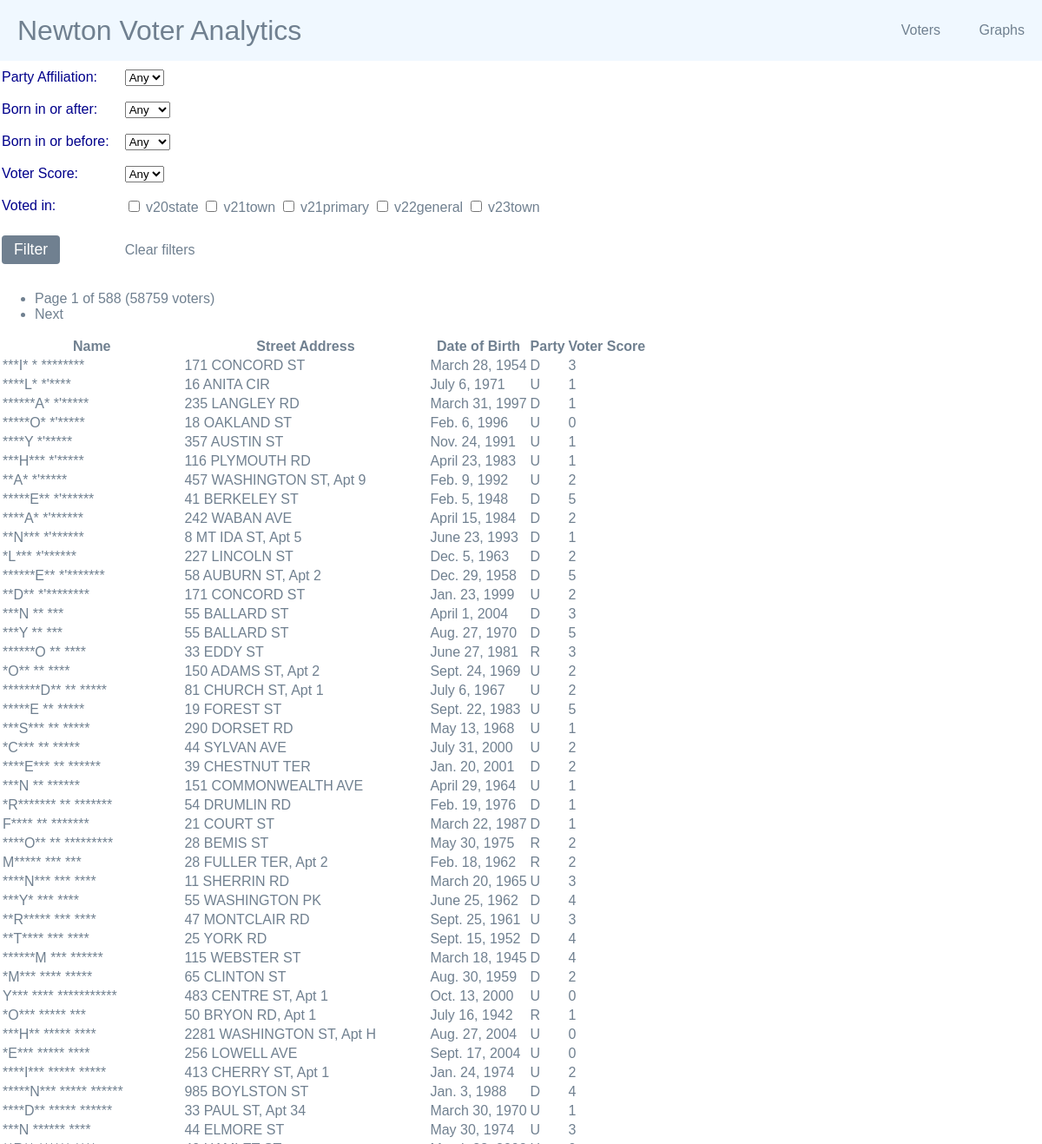
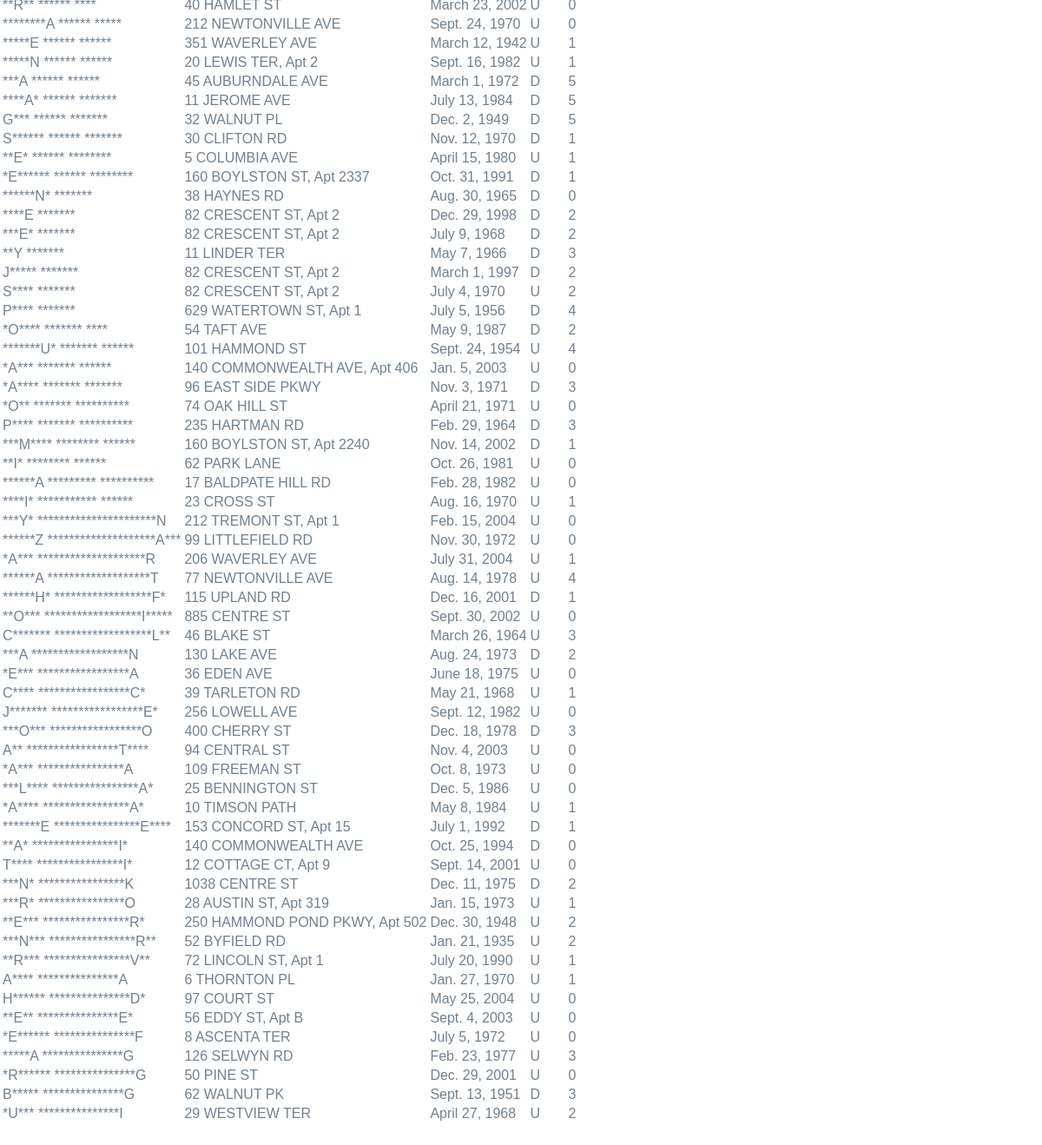
/cs412/voter_analytics/, run on the app's committed database (2 pictures, top to bottom).
### voter_analytics/models.py (models this page shows, shortened)
class Voter(models.Model):
    last_name = models.TextField()
    first_name = models.TextField()
    street_number = models.TextField()
    street_name = models.TextField()
    apartment_number = models.TextField(blank=True)
    zip_code = models.TextField()
    date_of_birth = models.DateField()
    date_of_registration = models.DateField()
    party_affiliation = models.CharField(max_length=2)
    precinct_number = models.TextField()
    v20state = models.BooleanField()
    v21town = models.BooleanField()
    v21primary = models.BooleanField()
    v22general = models.BooleanField()
    v23town = models.BooleanField()
    voter_score = models.IntegerField()
    def get_street_address(self):
        address = f'{self.street_number} {self.street_name}'
        if self.apartment_number:
            address += f', Apt {self.apartment_number}'
        return address

### voter_analytics/views.py (the view)
# urls.py: path('', views.VoterListView.as_view(), name='voters'),
class VoterListView(ListView):
    template_name = 'voter_analytics/voters.html'
    model = Voter
    context_object_name = 'voters'
    paginate_by = 100
    def get_queryset(self):
        voters = super().get_queryset().order_by('last_name', 'first_name')
        get = self.request.GET
        party = get.get('party')
        if party:
            voters = voters.filter(party_affiliation=party)
        min_dob = get.get('min_dob')
        if min_dob:
            voters = voters.filter(date_of_birth__year__gte=int(min_dob))
        max_dob = get.get('max_dob')
        if max_dob:
            voters = voters.filter(date_of_birth__year__lte=int(max_dob))
        voter_score = get.get('voter_score')
        if voter_score:
            voters = voters.filter(voter_score=int(voter_score))
        for election in ELECTIONS:
            if election in get:
                voters = voters.filter(**{election: True})
        return voters
    def get_context_data(self, **kwargs):
        context = super().get_context_data(**kwargs)
        context['parties'] = (Voter.objects.values_list('party_affiliation', flat=True).distinct().order_by('party_affiliation'))
        context['years'] = [str(d.year) for d in Voter.objects.dates('date_of_birth', 'year')]
        context['scores'] = [str(s) for s in range(0, 6)]
        context['elections'] = ELECTIONS
        context['selected'] = self.request.GET
        params = self.request.GET.copy()
        params.pop('page', None)
        context['filter_params'] = params.urlencode()
        return context

### voter_analytics/templates/voter_analytics/voters.html (shortened to what this page needs)
{% extends 'voter_analytics/base.html' %}
{% block content %}
<div class="container">
    <div class="row">
        {% include "voter_analytics/search_form.html" with action_url="voters" %}
    </div>
    <div class="row">
        {% if is_paginated %}
        <ul class="pagination">
            <li>Page {{ page_obj.number }} of {{ page_obj.paginator.num_pages }}
                ({{ page_obj.paginator.count }} voters)</li>
            {% if page_obj.has_next %}
            <li><a href="?{{filter_params}}&page={{ page_obj.next_page_number }}">Next</a></li>
            {% endif %}
        </ul>
        {% endif %}
    </div>
    <div class="row">
        <table>
            <tr>
                <th>Name</th>
                <th>Street Address</th>
                <th>Date of Birth</th>
                <th>Party</th>
                <th>Voter Score</th>
            </tr>
            {% for v in voters %}
            <tr>
                <td><a href="{% url 'voter' v.pk %}">{{v.first_name}} {{v.last_name}}</a></td>
                <td>{{v.get_street_address}}</td>
                <td>{{v.date_of_birth}}</td>
                <td>{{v.party_affiliation}}</td>
                <td>{{v.voter_score}}</td>
            </tr>
            {% empty %}
            <tr><td colspan="5">No voters match these filters.</td></tr>
            {% endfor %}
        </table>
    </div>
</div>
{% endblock %}

### static/styles.css (style rules this page uses)
body { background-color: #fff; color: slategray; font-family: Arial, Helvetica, sans-serif; margin: 0; padding-top: 70px; padding-bottom: 90px; }
a, a:visited { color: slategrey; text-decoration: none; }

### data on the page
Voter: first_name "*****E", last_name "** *****", get_street_address "19 FOREST ST", date_of_birth "Sept. 22, 1983", party_affiliation "U", voter_score "5"
Voter: first_name "*****N***", last_name "***** ******", get_street_address "985 BOYLSTON ST", date_of_birth "Jan. 3, 1988", party_affiliation "D", voter_score "4"
Voter: first_name "**E*", last_name "****** ********", get_street_address "5 COLUMBIA AVE", date_of_birth "April 15, 1980", party_affiliation "U", voter_score "1"
Voter: first_name "*A****", last_name "******* *******", get_street_address "96 EAST SIDE PKWY", date_of_birth "Nov. 3, 1971", party_affiliation "D", voter_score "3"
Voter: first_name "**R***", last_name "****************V**", get_street_address "72 LINCOLN ST, Apt 1", date_of_birth "July 20, 1990", party_affiliation "U", voter_score "1"

### other printed values
{{ e }} "v20state" "v21town" "v21primary" "v22general" "v23town"
{{ page_obj.number }} "1"
{{ page_obj.paginator.num_pages }} "588"
{{ page_obj.paginator.count }} "58759"
